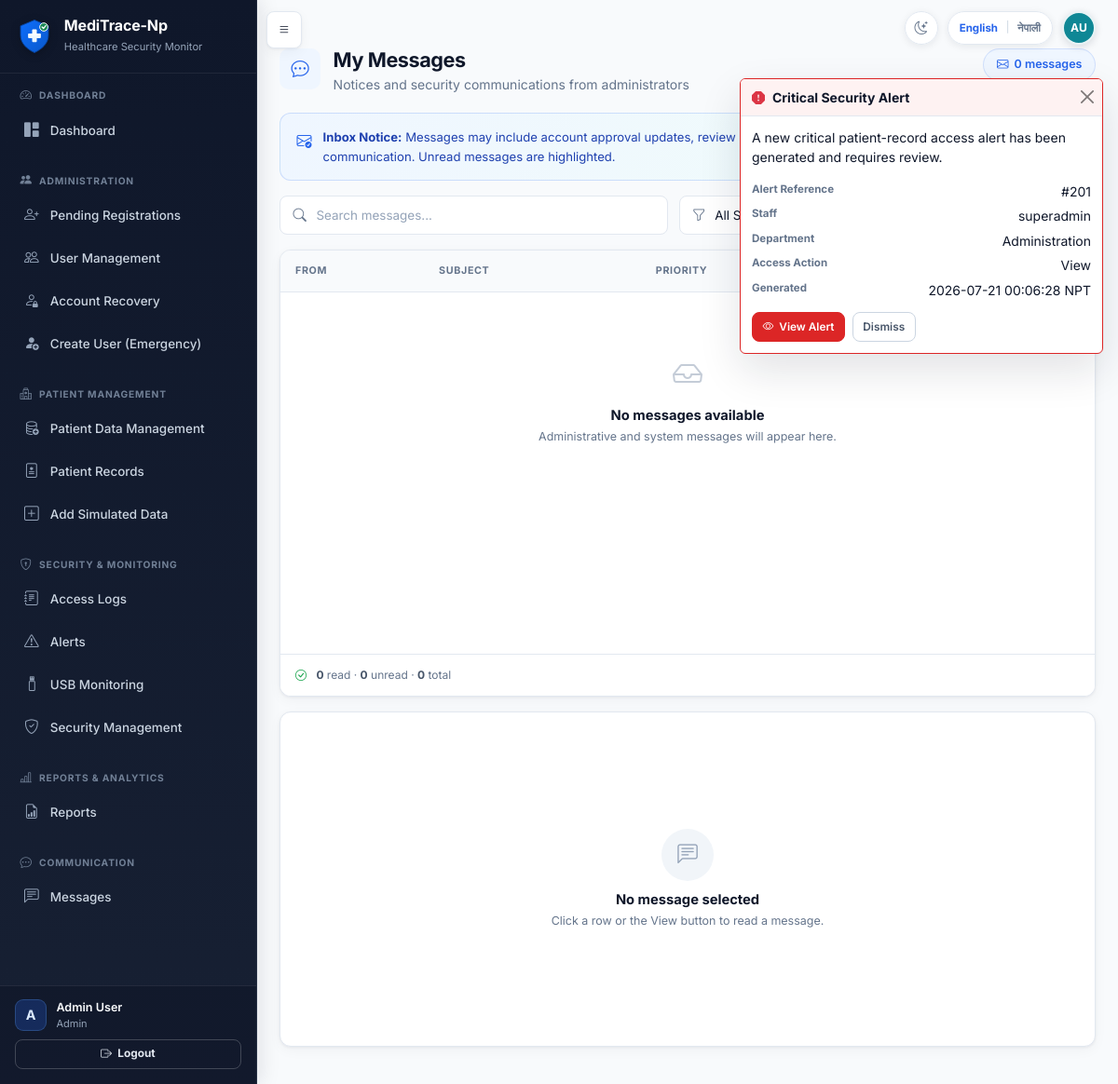
The app's page /messages (signed in) with its own data.
### tables this page shows
CREATE TABLE users (
            id INTEGER PRIMARY KEY AUTOINCREMENT,
            full_name TEXT NOT NULL,
            staff_id TEXT NOT NULL UNIQUE,
            email TEXT NOT NULL UNIQUE,
            username TEXT NOT NULL UNIQUE,
            password_hash TEXT NOT NULL,
            role TEXT NOT NULL,
            department TEXT NOT NULL,
            work_start TEXT NOT NULL,
            work_end TEXT NOT NULL,
            approval_status TEXT NOT NULL DEFAULT 'pending',
            is_active INTEGER NOT NULL DEFAULT 1,
            approved_by INTEGER,
            approved_at TEXT,
            rejection_reason TEXT,
            created_at TEXT NOT NULL,
            last_login TEXT, is_deleted INTEGER NOT NULL DEFAULT 0, failed_attempts INTEGER NOT NULL DEFAULT 0, locked_until TEXT, last_failed_login TEXT, must_change_password INTEGER NOT NULL DEFAULT 0, credential_version INTEGER NOT NULL DEFAULT 0, credentials_changed_at TEXT, credentials_changed_by INTEGER, preferred_language TEXT NOT NULL DEFAULT 'en',
            FOREIGN KEY (approved_by) REFERENCES users(id)
        );

CREATE TABLE messages (
            id INTEGER PRIMARY KEY AUTOINCREMENT,
            sender_id INTEGER NOT NULL,
            receiver_id INTEGER NOT NULL,
            title TEXT NOT NULL,
            body TEXT NOT NULL,
            is_read INTEGER NOT NULL DEFAULT 0,
            is_urgent INTEGER NOT NULL DEFAULT 0,
            created_at TEXT NOT NULL,
            read_at TEXT, notification_type TEXT, related_alert_id INTEGER,
            FOREIGN KEY (sender_id) REFERENCES users(id),
            FOREIGN KEY (receiver_id) REFERENCES users(id)
        );

CREATE TABLE alerts (
            id INTEGER PRIMARY KEY AUTOINCREMENT,
            event_id INTEGER NOT NULL,
            user_id INTEGER NOT NULL,
            username TEXT NOT NULL,
            role TEXT NOT NULL,
            department TEXT NOT NULL,
            record_id INTEGER,
            severity TEXT NOT NULL,
            reason TEXT NOT NULL,
            triggered_rules TEXT,
            ml_score INTEGER DEFAULT 0,
            status TEXT NOT NULL DEFAULT 'open',
            created_at TEXT NOT NULL,
            resolved_by INTEGER,
            resolved_at TEXT,
            notes TEXT, rule_score INTEGER, anomaly_score INTEGER, hybrid_score INTEGER, baseline_source TEXT, anomaly_method TEXT, model_version TEXT, model_confidence TEXT, minimum_risk_override TEXT, human_review_required INTEGER NOT NULL DEFAULT 1, explanation_json TEXT,
            FOREIGN KEY (event_id) REFERENCES access_events(id),
            FOREIGN KEY (user_id) REFERENCES users(id),
            FOREIGN KEY (resolved_by) REFERENCES users(id)
        );

CREATE TABLE access_events (
            id INTEGER PRIMARY KEY AUTOINCREMENT,
            user_id INTEGER NOT NULL,
            username TEXT NOT NULL,
            staff_id TEXT NOT NULL,
            role TEXT NOT NULL,
            department TEXT NOT NULL,
            record_id INTEGER,
            record_category TEXT,
            sensitivity_level TEXT,
            action_type TEXT NOT NULL,
            timestamp TEXT NOT NULL,
            ip_address TEXT,
            computer_name TEXT,
            is_after_hours INTEGER NOT NULL DEFAULT 0,
            is_sensitive INTEGER NOT NULL DEFAULT 0,
            department_match INTEGER NOT NULL DEFAULT 0,
            rule_result TEXT,
            ml_score INTEGER DEFAULT 0,
            final_risk_level TEXT NOT NULL DEFAULT 'Normal',
            alert_created INTEGER NOT NULL DEFAULT 0, rule_score INTEGER, anomaly_score INTEGER, hybrid_score INTEGER, baseline_source TEXT, anomaly_method TEXT, model_version TEXT, model_raw_score REAL, model_confidence TEXT, minimum_risk_override TEXT, human_review_required INTEGER NOT NULL DEFAULT 0, explanation_json TEXT, browser_info TEXT,
            FOREIGN KEY (user_id) REFERENCES users(id),
            FOREIGN KEY (record_id) REFERENCES patient_records(id)
        );

### app.py (the view)
@app.route('/messages')
@login_required
@staff_or_admin_required
def user_messages():
    messages = get_messages_for_user(current_user.id)
    return render_template('user_messages.html', messages=messages)

### account_recovery.py (called while the page is built)
def _actor_dict(actor):
    return getattr(actor, '_raw', actor) or {}

def _visibility(actor, alias='r'):
    actor = _actor_dict(actor)
    if actor.get('role') == 'Super Admin':
        return '1=1', []
    if actor.get('role') == 'Admin':
        return (
            f"{alias}.requested_destination = 'administrator' AND ("
            f"{alias}.matched_user_id IS NULL OR NOT EXISTS ("
            f"SELECT 1 FROM users scoped_user WHERE scoped_user.id = {alias}.matched_user_id "
            f"AND scoped_user.role IN ('Admin', 'Super Admin')))"
        ), []
    return '1=0', []

def get_recovery_request_count(actor, open_only=True):
    where, params = _visibility(actor)
    status_sql = " AND r.status IN ('pending', 'in_review', 'identity_verified')" if open_only else ''
    conn = get_db()
    count = conn.execute(
        f'SELECT COUNT(*) AS count FROM account_recovery_requests r WHERE {where}{status_sql}',
        params,
    ).fetchone()['count']
    conn.close()
    return count

### app.py (called while the page is built, shortened)
@app.template_filter('nepal_datetime')
def nepal_datetime_filter(value):
    return format_nepal_datetime(value)

@app.before_request
def enforce_credential_session_state():
    if not current_user.is_authenticated:
        return None
    stored_version = int(session.get('credential_version', 0) or 0)
    allowed = {'change_temporary_password', 'change_language', 'logout', 'static'}
    if current_user.must_change_password and request.endpoint not in allowed:
        flash('You must replace your temporary password before continuing.', 'warning')
        return redirect(url_for('change_temporary_password'))
    return None

### auth.py (called while the page is built)
def load_user(user_id):
    user_dict = get_user_by_id(int(user_id))
    if user_dict is None:
        return None
    if (
        user_dict['approval_status'] != 'approved'
        or not user_dict['is_active']
        or user_dict.get('is_deleted', 0)
    ):
        return None
    return User(user_dict)

def staff_or_admin_required(f):
    @wraps(f)
    def decorated(*args, **kwargs):
        if not current_user.is_authenticated:
            return redirect(url_for('login'))
        if not current_user.is_approved:
            flash(_('Your account is not authorized.'), 'danger')
            return redirect(url_for('login'))
        return f(*args, **kwargs)
    return decorated

    @property
    def is_super_admin(self):
        return self.role == 'Super Admin'

    @property
    def is_admin_panel(self):
        return self.role in Config.ADMIN_PANEL_ROLES

### templates/user_messages.html (shortened to what this page needs)
{% extends "base.html" %}
{% from "macros.html" import page_header %}
{% block extra_head %}
<link href="{{ url_for('static', filename='css/message-inbox.css') }}" rel="stylesheet">
{% endblock %}
{% block content %}
<div class="app-page">
{{ page_header('My Messages', 'Notices and security communications from administrators', 'bi-chat-dots', messages|length ~ ' messages', 'bi-envelope') }}
{% set inbox_items = messages %}
{% set inbox_direction = 'received' %}
{% set inbox_list_label = 'Received messages' %}
{% set inbox_notice_label = 'Inbox Notice' %}
{% set inbox_notice_text = 'Messages may include account approval updates, review requests, alert notifications, and important administrative communication. Unread messages are highlighted.' %}
{% set inbox_empty_title = 'No messages available' %}
{% set inbox_empty_text = 'Administrative and system messages will appear here.' %}
{% include "_message_inbox.html" %}
</div>
{% endblock %}

### templates/base.html (shortened to what this page needs)
<!DOCTYPE html>
<html lang="{{ current_locale|default('en') }}" data-theme="light">
<head>
    <link href="https://cdn.jsdelivr.net/npm/bootstrap@5.3.2/dist/css/bootstrap.min.css" rel="stylesheet">
    <link href="https://cdn.jsdelivr.net/npm/bootstrap-icons@1.11.1/font/bootstrap-icons.css" rel="stylesheet">
    <link href="{{ url_for('static', filename='css/style.css') }}" rel="stylesheet">
    <link href="{{ url_for('static', filename='css/explainability.css') }}" rel="stylesheet">
    {% block extra_head %}{% endblock %}
    <link href="{{ url_for('static', filename='css/theme.css') }}" rel="stylesheet">
</head>
<body class="{% if current_user.is_authenticated %}has-sidebar{% endif %}">
    {% set language_return_path = request.full_path if request.query_string else request.path %}
    {% macro language_switch(extra_class='') %}
    <form method="POST" action="{{ url_for('change_language') }}" class="language-switch {{ extra_class }}" aria-label="{{ _('Switch language') }}">
        <button type="submit" name="language" value="en" class="language-option{% if current_locale == 'en' %} active{% endif %}" lang="en" aria-pressed="{{ 'true' if current_locale == 'en' else 'false' }}">English</button>
        <span class="language-divider" aria-hidden="true">|</span>
        <button type="submit" name="language" value="ne" class="language-option{% if current_locale == 'ne' %} active{% endif %}" lang="ne" aria-pressed="{{ 'true' if current_locale == 'ne' else 'false' }}">नेपाली</button>
    </form>
    {% endmacro %}
    {% macro theme_toggle(extra_class='') %}
    <button
        type="button"
        class="theme-toggle {{ extra_class }}"
        aria-label="{{ _('Switch to Dark Mode') }}"
        aria-pressed="false"
        title="{{ _('Switch to Dark Mode') }}"
        data-label-dark="{{ _('Switch to Dark Mode') }}"
        data-label-light="{{ _('Switch to Light Mode') }}"
    ><i class="bi bi-moon-stars" aria-hidden="true"></i></button>
    {% endmacro %}
    {% if current_user.is_authenticated %}
    {% from "macros.html" import user_initials %}
    {% set avatar_name = current_user.full_name|default('', true)|trim %}
    {% if not avatar_name %}{% set avatar_name = current_user.display_name|default('', true)|trim %}{% endif %}
    {% if not avatar_name %}{% set avatar_name = current_user.username|default('User', true)|trim %}{% endif %}
    <button type="button" class="btn btn-dark sidebar-toggle-btn" id="sidebarToggle" aria-label="{{ _('Toggle navigation') }}">
        <i class="bi bi-list"></i>
    </button>
    <div class="authenticated-header-actions" aria-label="{{ _('Current user') }}">
        {{ theme_toggle() }}
        {{ language_switch() }}
        <span
            class="header-user-avatar"
            role="img"
            aria-label="{{ _('Signed in as {name}', name=avatar_name) }}"
            title="{{ avatar_name }}"
        >{{ user_initials(current_user) }}</span>
    </div>
    <aside class="sidebar" id="sidebar">
        <div class="sidebar-brand">
            <img src="{{ url_for('static', filename='images/meditrace-logo.svg') }}" alt="{{ APP_NAME|default('MediTrace-Np') }}" class="brand-logo">
            <div>
                <h5 class="text-white mb-0 brand-title">{{ APP_NAME|default('MediTrace-Np') }}</h5>
                <small class="text-muted">Healthcare Security Monitor</small>
            </div>
        </div>
        <div class="sidebar-nav-scroll">
            {% import "sidebar_macros.html" as sidebar with context %}
            {% if current_user.is_admin_panel %}
                {{ sidebar.admin_sidebar() }}
            {% else %}
                {{ sidebar.staff_sidebar() }}
            {% endif %}
        </div>
        <div class="sidebar-footer">
            <div class="sidebar-user-summary">
                <span class="sidebar-user-avatar" aria-hidden="true">{{ current_user.full_name[:1]|upper }}</span>
                <div class="sidebar-user-copy">
                    <div class="small text-muted sidebar-user-name">{{ current_user.full_name }}</div>
                    <div class="small text-muted sidebar-user-role">{{ tr_display(current_user.role) }}</div>
                </div>
            </div>
            <a href="{{ url_for('logout') }}" class="btn btn-outline-light btn-sm mt-2 w-100 fw-bold">
                <i class="bi bi-box-arrow-right"></i> Logout
            </a>
        </div>
    </aside>
    <main class="main-content" id="mainContent">
    {% else %}
    <div class="public-header-actions">
        {{ theme_toggle('public-theme-toggle') }}
        {{ language_switch('public-language-switch') }}
    </div>
    <main class="auth-main container py-4">
    {% endif %}
            {% block content %}{% endblock %}
    {% if current_user.is_authenticated %}
    </main>
    {% else %}
    </main>
    {% endif %}
    {% if current_user.is_authenticated and current_user.is_admin_panel and critical_notifications %}
    {% set critical_notification = critical_notifications[0] %}
    <div class="toast-container position-fixed top-0 end-0 p-3 critical-alert-toast-container" aria-live="assertive" aria-atomic="true">
      <div
        class="toast critical-alert-toast"
        id="criticalAlertToast"
        role="alert"
        data-bs-autohide="false"
        data-seen-url="{{ url_for('acknowledge_critical_notification', notification_id=critical_notification.notification_id) }}"
        data-csrf-token="{{ csrf_token() }}"
        aria-labelledby="criticalAlertToastTitle"
        aria-describedby="criticalAlertToastDescription"
      >
        <div class="toast-header critical-alert-toast-header">
          <i class="bi bi-exclamation-octagon-fill text-danger me-2" aria-hidden="true"></i>
          <strong class="me-auto" id="criticalAlertToastTitle">Critical Security Alert</strong>
          <form method="POST" action="{{ url_for('acknowledge_critical_notification', notification_id=critical_notification.notification_id) }}">
            <button type="submit" class="btn-close" aria-label="{{ _('Dismiss') }}"></button>
          </form>
        </div>
        <div class="toast-body" id="criticalAlertToastDescription">
          <p>A new critical patient-record access alert has been generated and requires review.</p>
          <dl class="critical-alert-toast-details">
            <div><dt>Alert Reference</dt><dd>#{{ critical_notification.alert_id }}</dd></div>
            <div><dt>Staff</dt><dd data-no-translate>{{ critical_notification.username }}</dd></div>
            <div><dt>Department</dt><dd>{{ tr_display(critical_notification.department) }}</dd></div>
            {% if critical_notification.action_type %}<div><dt>Access Action</dt><dd>{{ tr_display(critical_notification.action_type) }}</dd></div>{% endif %}
            <div><dt>Generated</dt><dd>{{ critical_notification.created_at|nepal_datetime }}</dd></div>
          </dl>
          <div class="critical-alert-toast-actions">
            <form method="POST" action="{{ url_for('acknowledge_critical_notification', notification_id=critical_notification.notification_id) }}">
              <button type="submit" class="btn btn-danger btn-sm"><i class="bi bi-eye" aria-hidden="true"></i> View Alert</button>
            </form>
            <form method="POST" action="{{ url_for('acknowledge_critical_notification', notification_id=critical_notification.notification_id) }}">
              <button type="submit" class="btn btn-outline-secondary btn-sm">Dismiss</button>
            </form>
          </div>
        </div>
      </div>
    </div>
    {% endif %}
</body>
</html>

### static/css/theme.css (style rules this page uses)
.theme-toggle { width: 36px; height: 36px; display: inline-flex; align-items: center; justify-content: center; flex: 0 0 36px; padding: 0; color: var(--app-muted); background: rgba(255, 255, 255, 0.94); border: 1px solid var(--app-border); border-radius: 999px; box-shadow: 0 2px 8px rgba(15, 23, 42, 0.08); font-size: 0.9rem; line-height: 1; cursor: pointer; transition: color 0.15s ease, background 0.15s ease, border-color 0.15s ease; }

### records on screen
users: full_name "A", full_name "Admin User", role "Admin"
messages: alert_id "201"
alerts: username "superadmin", department "Administration", created_at|nepal_datetime "2026-07-21 00:06:28 NPT"
access_events: action_type "View"

### other values on screen
{{ (name_parts[0][0] ~ name_parts[-1][0])|upper }} "AU"
{{ APP_NAME|default('MediTrace-Np') }} "MediTrace-Np"
{{ inbox_notice_label }} "Inbox Notice"
{{ inbox_notice_text }} "Messages may include account approval updates, review requests, alert notifications, and important administrative communication. Unread messages are highlighted."
{{ 'To' if inbox_direction == 'sent' else 'From' }} "FROM"
{{ inbox_empty_title }} "No messages available"
{{ inbox_empty_text }} "Administrative and system messages will appear here."
{{ message_counts.read }} "0"
{{ message_counts.unread }} "0"
{{ inbox_items|length }} "0"
